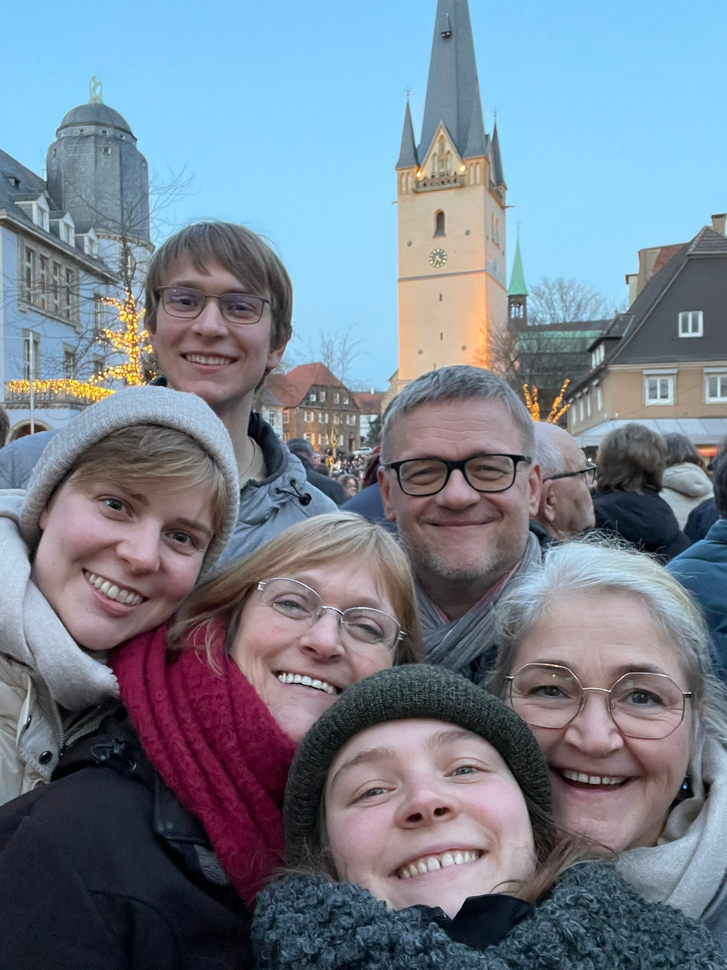
#> input picture family_image.png, 727 x 970 px, shrunk from 1200 x 1600 before the run
$ python triangulizer.py family_image.png 3
#> lines starting #> are read from the running program, lines starting #| are printed output that depends on the picture
import matplotlib.image as mpimg
import numpy as np
from numpy.random import RandomState


from scipy.spatial import Delaunay
from time import time

from itertools import chain
from tqdm import tqdm
import os
import moviepy.video.io.ImageSequenceClip
#import magic
import argparse
from pathlib import Path


parser = argparse.ArgumentParser(prog='Triangulizer',description='A program to "triangualize" an image. And create a video showing the incremental addtions of triangles.')

parser.add_argument("input_img", help="The img to triangulize. Must not contain any transparency.")
parser.add_argument("number_of_points", help="The number of points that will be created.",type=int)
parser.add_argument("--mask_img", help="The Image containing the mask. Where black stands for not increased chance and white for increased chance. (Default: None)")
parser.add_argument("--mask_strength",help="Value between 0 and 1, indicating how much the mask should influence the choosen points. (Default:0.2)",default=0.2,type=float)
parser.add_argument("--store_all_images",help="Whether to store not only the last output image, but all created. (Warning can be a lot of images if many points where choosen).")
parser.add_argument("--distance_points",help="The minimum distance between all points in the image. If choosen too high, program might never finish (Default: 3)",type=float,default=2)
parser.add_argument("--output_folder",help="The name of the output folder in which to store all images and the output video (Default: 'output').",default='output')
parser.add_argument("--video_length",help="The length of the output video in seconds (Default: '5').",default=5,type=float)
parser.add_argument("--video_fps",help="The FPS of the output video (Default: 30).",default=30,type=int)
parser.add_argument("--show_original_img",help="How long the original image is shown at the end of the video in seconds (Default: 3).",default=3,type=float)
parser.add_argument("--random_seed",help="Is used as the seed for the random values. Must be an integer",type=int)
parser.add_argument("--video_speed_up",help="The higher this value the slower the video starts and the quicker it ends. In terms of how many points are added in each frame. Range(0 < x <= 5) (Default: 2)", default=2, type=float)
args = parser.parse_args()


class Triangulizer:
    def __init__(self, args):
        # Parse Args
        self.IMG_INPUT = Path(args.input_img)
        self.USE_MASK = (args.mask_img is not None)
        if(self.USE_MASK):
            self.MASK_INPUT = Path(args.mask_img)
            self.MASK_FACTOR = args.mask_strength
            self.MASK_TRUE_VALUE = 0
        self.IMG_TYPE = self.IMG_INPUT.suffix
        self.NUM_POINTS = args.number_of_points
        self.MIN_DISTANCE_POINTS = args.distance_points
        self.OUTPUT_FOLDER = Path(args.output_folder)
        self.VIDEO_FPS = args.video_fps
        self.VIDEO_SPEED_UP = args.video_speed_up
        self.VIDEO_LENGTH = args.video_length
        self.SHOW_ORIGINAL = args.show_original_img
        self.DIFF_POWER_CONSTANT = 3

        self.image_to_max_dtype = {'.png':(1,float),'.jpg':(255, int)}

        # Values used for the adaptive algorithm
        self.adaptive_average_num_tries = 50
        self.adaptive_update_value = 0.1

        if(args.random_seed is not None):
            self.random = RandomState(args.random_seed)
        else:
            self.random = RandomState(0)


        self.IMAGE_RANGE = 255
        # Create output folder if not exists
        try:
            os.mkdir(self.OUTPUT_FOLDER)
        except:
            # Delete all images in folder if the folder already exists
            for file_name in os.listdir(self.OUTPUT_FOLDER):
                # construct full file path
                file = self.OUTPUT_FOLDER / file_name
                if os.path.isfile(file) and file.suffix in [".png",".jpg", ".mp4"]:
#                    os.remove(file)
                    pass


        # Open image and store only the non-alpha part
        self.img = mpimg.imread(self.IMG_INPUT)[:,:,:3]
#> self.img is the input picture: shape (970, 727, 3) float32; mean R, G, B 0.459, 0.503, 0.56
        # Normalize image
        self.normalized_img = np.array((self.img - np.min(self.img)) / np.max(self.img) * self.IMAGE_RANGE,dtype=int)

        # If mask img was given -> create boolean array mask
        if(self.USE_MASK):
            self.mask_img = mpimg.imread(self.MASK_INPUT)[:,:,:3]
            self.mask = np.array(np.round(np.dot(self.mask_img[...,:3], [0.3333, 0.3333, 0.3334])), dtype=bool)

        # Define needed variables
        self.height, self.width = len(self.img), len(self.img[0])
#> self.height = 970; self.width = 727
        self.max_diff_value = 3 * self.IMAGE_RANGE
        self.triangles = []

        self.img_indices = None
        self.points = None
        self.created_images = None
        self.running_sum = None

    def run(self):
        # Create Indices of points of when to store a frame
        self.img_indices = self.calculate_image_indices()

        # Create Points and images
        self.points = [(0,0),(0,self.width - 1),(self.height - 1,0),(self.height - 1,self.width - 1)]
#> self.points = [(0, 0), (0, 726), (969, 0), (969, 726)]
        self.points_start_len = 4
        self.created_images = {}

        # Calculate Running Sum Image
        self.running_sum = self.calculate_running_sum()


        self.create_points_adaptive_color()
        self.create_video(self.created_images)

        print("Finished")
    def calculate_running_sum(self):
        """ Calculates an array which stores in the i-th entry the sum of that row from the first
            to the i-th element. To calculate the sum from the i-th to the j-th Element use array[j] - array[i]
        Returns:
            list[int]: The array that contains the running sum. It has dimension height x (width + 1)
        """
        print("Calculate Running Sum Array")
        img_sum = np.zeros(shape=(self.height, self.width + 1, 3))
        for i in tqdm(range(self.height)):
            running_sum = [0] * 3
            for j in range(1, self.width + 1):
                running_sum += self.normalized_img[i,j - 1]
                img_sum[i, j] = running_sum.copy()
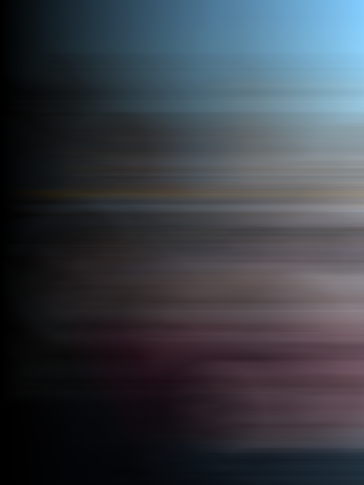
#> img_sum: shape (970, 728, 3) float64 (shown at 1/2 size); mean R, G, B 41094.1, 44360.2, 49767.2; drawn with min black and max white
        print("Finished Running Sum Array")
        return img_sum

    def calculate_image_indices(self):
        """ Calculates which number of points is to be shown for each frame in the video.

        Returns:
            list[int]: List of number of points. i-th Frame should show image with list[i] points
        """
        num_total_images = self.VIDEO_FPS * self.VIDEO_LENGTH

        curve = (lambda x: x**self.VIDEO_SPEED_UP * self.NUM_POINTS)
        indices = [np.floor(curve(image_num / num_total_images)) for image_num in range(int(num_total_images) + 1)]
        return indices

    def create_points_adaptive_color(self):
        """
        """
        rareness = 1
        tri = Delaunay(self.points)
        triangle_col_cal = {}
        print("Start Generating Points")
        total_tries = 0
        num_generated = 0


        for current_point in tqdm(range(self.NUM_POINTS + 1)):
            #print(current_point, len(self.points), )
            num_tries = 0
            point_added = False

            # If number of points is in frames to save => create image
            if(len(self.points) - self.points_start_len in self.img_indices):
                self.create_image(triangle_col_cal, num_generated, tri)


            while(not point_added):
                # Generate a point
                random_point = (self.random.randint(0,self.height),self.random.randint(0,self.width))

                for point in self.points:
                    # If the new point is too close to an already existing point. Start Loop new
                    if(self.dist(random_point,point) <= self.MIN_DISTANCE_POINTS):
                        num_generated += 1
                        break
                else:
                    # If point not too close
                    num_tries += 1
                    total_tries += 1

                    triangle = tuple(tri.simplices[tri.find_simplex(random_point)])

                    triangle_index = tuple(sorted(triangle))
                    # Check if the color of the triangle has already been calculated, otherwise calculate the color
                    if(triangle_index in triangle_col_cal):
                        col = triangle_col_cal[triangle_index]
                    else:
                        col = self.get_avg_color_triangle(triangle)
                        triangle_col_cal[triangle_index] = col

                    # Calculate the difference
                    diff = np.sum(np.absolute(col - self.normalized_img[random_point]))

                    if(self.USE_MASK):
                        # If increase mask is used and is true on the random point
                        if(not self.mask[random_point]):
                            # Increase the difference
                            diff = (1 - self.MASK_FACTOR) * diff + self.MASK_FACTOR * self.max_diff_value

                    if(self.random.random() * rareness < (diff / self.max_diff_value)**self.DIFF_POWER_CONSTANT):
                        ## Point was choosen
                        self.points.append(random_point)
                        tri = Delaunay(self.points)
                        # Check if num_tries fits to expected value, and change rareness accordingly

                        if(num_tries < self.adaptive_average_num_tries):
                            rareness *= 1 + self.adaptive_update_value
                        else:
                            rareness *= 1 - self.adaptive_update_value

                        point_added = True
#> this loop made 4 passes
#> pass 1, in create_image, `mpimg.imsave(filename,triangle_img)`:
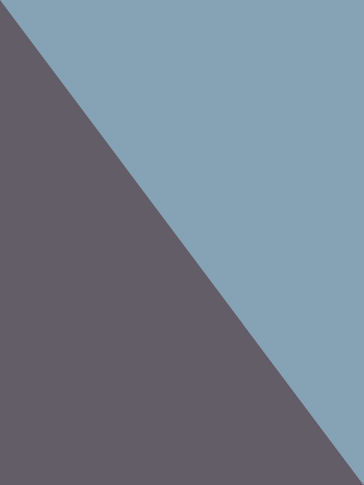
#> saved as image-4-0.png: shape (970, 727, 3) (shown at 1/2 size); mean R, G, B 116.5, 127.5, 142
#> pass 2, in create_image (call 2), `mpimg.imsave(filename,triangle_img)`:
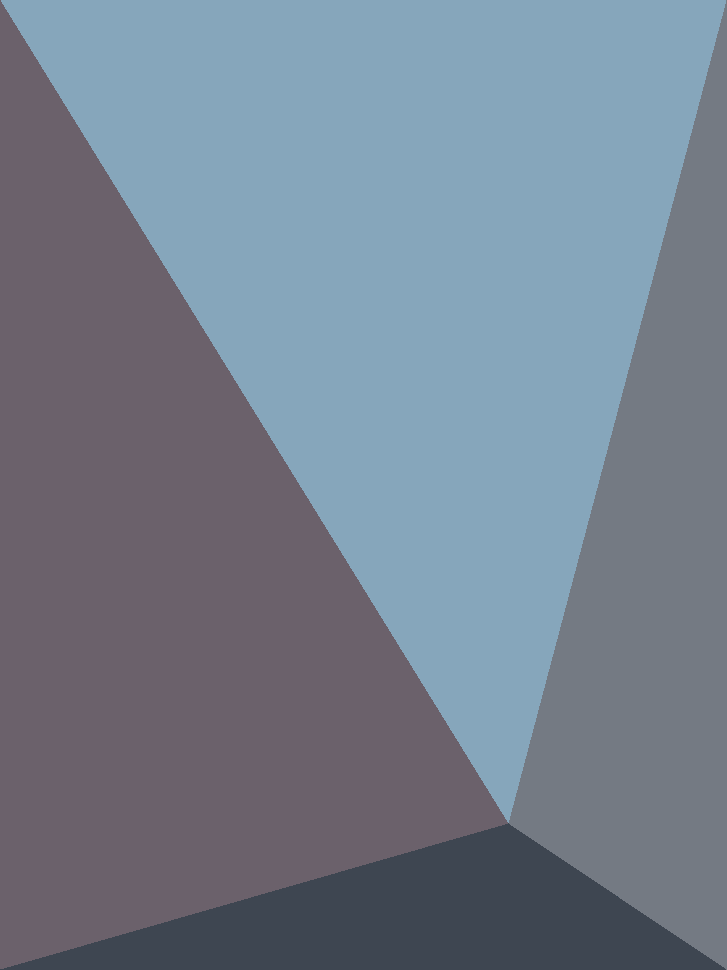
#> saved as image-5-0.png: shape (970, 727, 3); mean R, G, B 116.4, 128, 142.6
#> after the loop, num_generated = 0; rareness = 0.98; self.points = [(0, 0), (0, 726), (969, 0), (969, 726), (823, 508), (781, 550), (865, 428), (515, 74)]; total_tries = 211; triangle_col_cal = 15 items

    def create_image(self, triangle_col_cal, num_generated, tri):
        # create copy to draw on
        triangle_img = self.img.copy()


        triangles = tri.simplices
        color_list = []
        # draw triangles
        for triangle in triangles:
            col = self.get_avg_color_triangle(triangle)
            triangle_index = tuple(sorted(triangle))
            triangle_col_cal[triangle_index] = col

            max_value, type_value = self.image_to_max_dtype[self.IMG_TYPE]
            scaled_col = np.array((col / self.IMAGE_RANGE) * max_value,dtype=type_value)
            color_list.append(scaled_col)

            self.colorin_triangle(triangle, triangle_img, scaled_col)

        # Create index that starts with as many zeros as needed to display all points
        index = str(len(self.points))
        while(len(index) < len(str(self.NUM_POINTS))):
            index = '0' + index

        # Create filename
        filename = self.OUTPUT_FOLDER / (f"image-{index}-{num_generated}" + self.IMG_TYPE)
        self.created_images[len(self.points) - self.points_start_len] = str(filename)
        # Save image
        mpimg.imsave(filename,triangle_img)


    def dist(self, a, b):
        return ((a[0] - b[0])**2 + (a[1] - b[1])**2)**(1/2)

    def get_triangle_points_sorted(self, triangle):
        """ Returns list of three points that make up the triangle which was passed in as an argument.
        Sorted from top to bottom and left to right.

        Args:
            triangle list[int]: The indices from self.points of the points that make up the triangle.

        Returns:
            list[tuple[int]]: Three points as tuples.
        """
        return sorted([self.points[triangle[0]], self.points[triangle[1]], self.points[triangle[2]]], key=lambda x: x[0] - 1 / (x[1] + 1))

    def create_video(self, created_images):
        print("Start Generating Video")

        pixel_frames = [self.created_images[i] for i in self.img_indices]
#> pixel_frames = 151 items, first 6: 'output/image-4-0.png', 'output/image-4-0.png', 'output/image-4-0.png', 'output/image-4-0.png', 'output/image-4-0.png', 'output/image-4-0.png'
        original_frames = [str(self.IMG_INPUT)] * (self.SHOW_ORIGINAL * self.VIDEO_FPS)

        total_frames = pixel_frames + original_frames
#> total_frames = 241 items, first 6: 'output/image-4-0.png', 'output/image-4-0.png', 'output/image-4-0.png', 'output/image-4-0.png', 'output/image-4-0.png', 'output/image-4-0.png'

        clip = moviepy.video.io.ImageSequenceClip.ImageSequenceClip(total_frames, fps=self.VIDEO_FPS)
        clip.write_videofile(str(self.IMG_INPUT.parent / Path(self.IMG_INPUT.stem + ".mp4")))

        print("Finish Generating Video")


    def get_triangle_iterator(self, px, py, pz):
        if(px[0] == py[0]):
            iterator = self.iterator_triangle_bottom(px, py, pz, offset=1)
        elif( py[0] == pz[0]):
            iterator = self.iterator_triangle_top(px, py, pz)
        else:
            pt = (py[0], px[1] + (py[0] - px[0]) / (pz[0] - px[0]) * (pz[1] - px[1]))
            if(pt[1] > py[1]):
                py, pt = pt, py
            iterator = chain(self.iterator_triangle_top(px, py, pt), self.iterator_triangle_bottom(py, pt, pz))
        return iterator

    def iterator_triangle_top(self, v1, v2, v3, offset = 1):
        invslope1 = (v2[1] - v1[1]) / (v2[0] - v1[0])
        invslope2 = (v3[1] - v1[1]) / (v3[0] - v1[0])

        if(invslope2 < invslope1):
            invslope1, invslope2 = invslope2, invslope1


        curx1 = v1[1]
        curx2 = v1[1]

        for scanline_y in range(v1[0], v2[0] + offset):
            yield (scanline_y, int(np.ceil(curx1)), int(np.floor(curx2) + 1))
            curx1 += invslope1
            curx2 += invslope2

    def iterator_triangle_bottom(self, v1, v2, v3, offset = 0):
        invslope2 = (v2[1] - v3[1]) / (v2[0] - v3[0])
        invslope1 = (v1[1] - v3[1]) / (v1[0] - v3[0])

        if(invslope2 > invslope1):
            invslope1, invslope2 = invslope2, invslope1


        curx1 = v3[1]
        curx2 = v3[1]

        for scanline_y in range(v3[0], v1[0] - offset, -1):
            yield (scanline_y, int(np.ceil(curx1)), int(np.floor(curx2) + 1))
            curx1 -= invslope1
            curx2 -= invslope2

    def get_avg_color_triangle(self, triangle):

        px, py, pz = self.get_triangle_points_sorted(triangle)

        avg_color = np.zeros(3)
        avg_count = 0
        for line, x, y in self.get_triangle_iterator(px, py, pz):
            avg_color += self.running_sum[line,y] - self.running_sum[line,x]
            avg_count += y - x
        if(avg_count == 0):
            print("ERROR COUNT = 0 (Should in theory never happen).")
            avg_count = 1
        return (avg_color / avg_count)

    def colorin_triangle(self, triangle, img, color):
        px, py, pz = self.get_triangle_points_sorted(triangle)
        for line, x, y in self.get_triangle_iterator(px, py, pz):
            for j in range(x,y):
                img[line,j] = color


if __name__ == "__main__":

    triangulizer = Triangulizer(args)
    triangulizer.run()
#> (the call stopped at in create_video, `clip = moviepy.video.io.ImageSequenceClip.ImageSequenceClip(total_fram..`: moviepy is not available in this run)

$ run again, on test-img.png
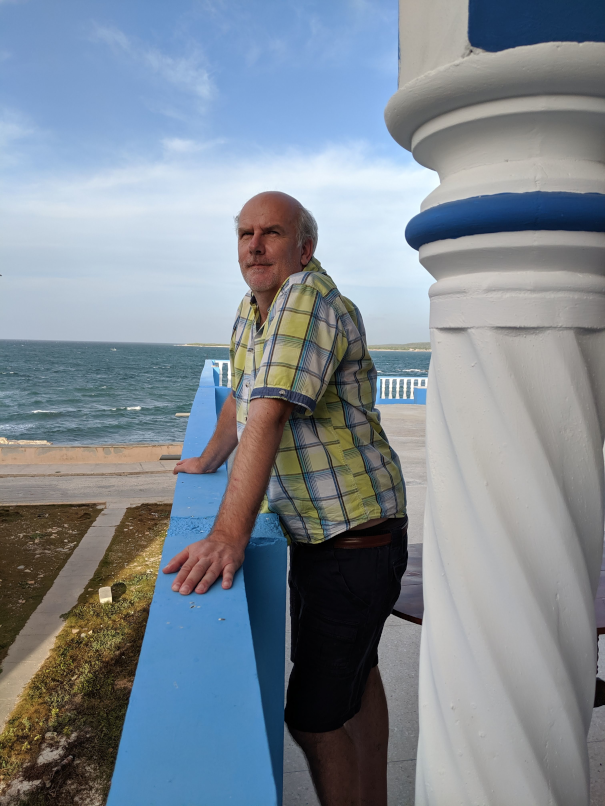
#> input picture test-img.png, 605 x 806 px
#> self.height = 806; self.width = 605
#> in run, `self.points = [(0,0),(0,self.width - 1),(self.height - 1,0),(self.heig..`: self.points = [(0, 0), (0, 604), (805, 0), (805, 604)]
#> after the loop in calculate_running_sum, `for i in tqdm(range(self.height)):`:
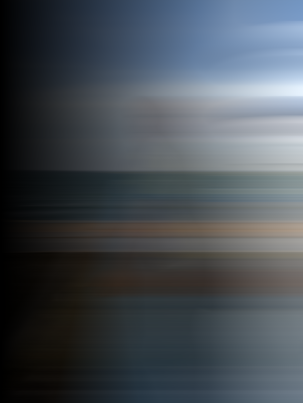
#> img_sum: shape (806, 606, 3) float64 (shown at 1/2 size); mean R, G, B 37735.1, 41370.1, 44928.3; drawn with min black and max white
#> the loop in create_points_adaptive_color, `for current_point in tqdm(range(self.NUM_POINTS + 1)):` made 4 passes
#> pass 2, in create_image (call 2), `mpimg.imsave(filename,triangle_img)`:
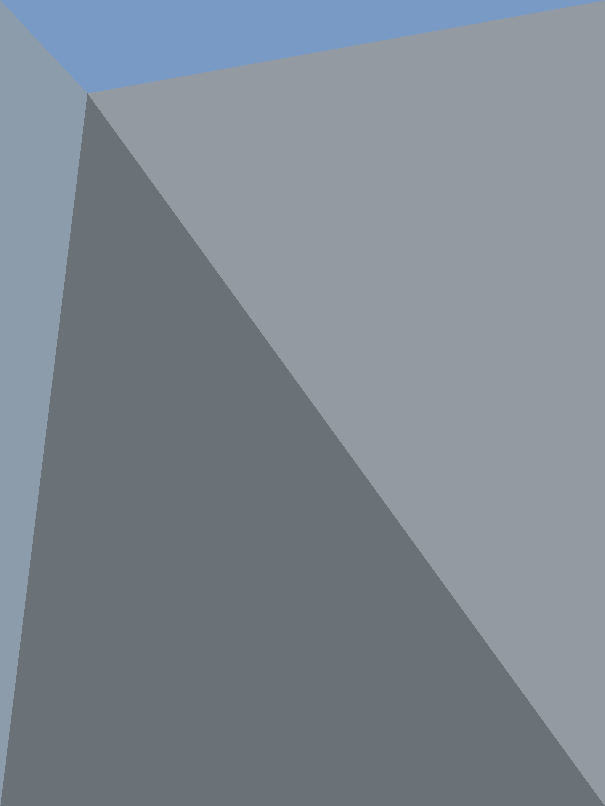
#> saved as image-5-0.png: shape (806, 605, 3); mean R, G, B 127.4, 136.5, 146.1
#> after the loop in create_points_adaptive_color, `for current_point in tqdm(range(self.NUM_POINTS + 1)):`: num_generated = 0; rareness = 0.802; self.points = [(0, 0), (0, 604), (805, 0), (805, 604), (93, 87), (274, 369), (205, 165), (434, 408)]; total_tries = 432; triangle_col_cal = 14 items
#> pixel_frames = 151 items, first 6: 'output/image-4-0.png', 'output/image-4-0.png', 'output/image-4-0.png', 'output/image-4-0.png', 'output/image-4-0.png', 'output/image-4-0.png'
#> total_frames = 241 items, first 6: 'output/image-4-0.png', 'output/image-4-0.png', 'output/image-4-0.png', 'output/image-4-0.png', 'output/image-4-0.png', 'output/image-4-0.png'
